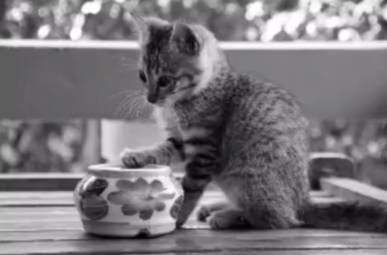
#> input picture cat.jpg, 387 x 255 px
$ jupyter execute 'l8直方图.ipynb'
#> lines starting #> are read from the running program, lines starting #| are printed output that depends on the picture
[cell 1]
import numpy as np
import matplotlib.pyplot as plt
import cv2 as cv

[cell 2]
cat = cv.imread("cat.jpg",0)
#> cat: shape (255, 387); min 0, max 255, mean 120.6

[cell 3]
plt.imshow(cat,cmap=plt.cm.gray)

# 直方图

[cell 4]
hist = cv.calcHist([cat],[0],None,[256],[0,256])
#> hist = 256 values, max 2394 at index 128, min 1 at index 1, mean 385.5

[cell 5]
plt.figure(figsize=(10,8))
plt.plot(hist)
plt.show()
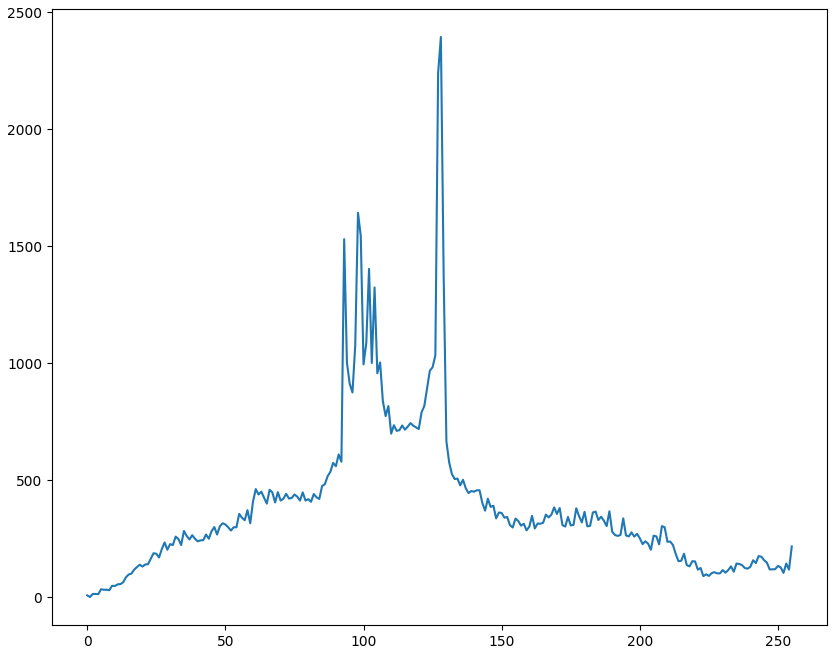
#> figure drawn by matplotlib, 1 panel; curve peaks at x = 128, y = 2394

[cell 6]
mask = np.zeros(cat.shape[:2],np.uint8)
mask[160:240,80:180] = 1

[cell 7]
plt.imshow(mask,cmap= plt.cm.gray)
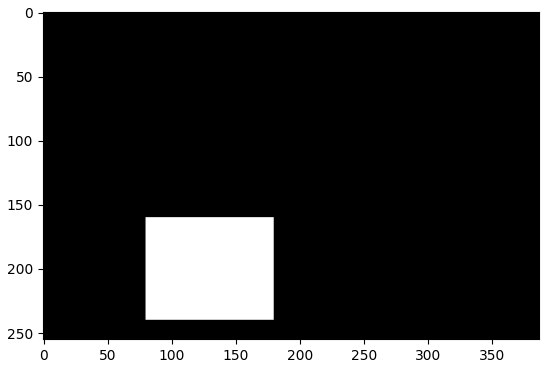
#> figure drawn by matplotlib, 1 panel

[cell 8]
mask_img = cv.bitwise_and(cat,cat,mask=mask)
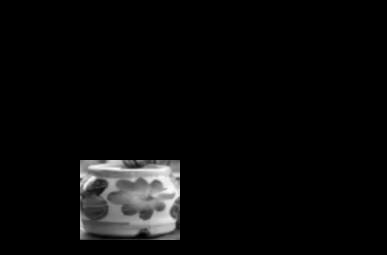
#> mask_img: shape (255, 387); min 0, max 252, mean 10

[cell 9]
plt.imshow(mask_img,cmap=plt.cm.gray)

[cell 10]
mask_hist = cv.calcHist([cat],[0],mask,[256],[0,256])
#> mask_hist = 256 values, max 70 at index 97, min 0 at index 253, mean 31.25

[cell 11]
plt.plot(mask_hist)
plt.show()
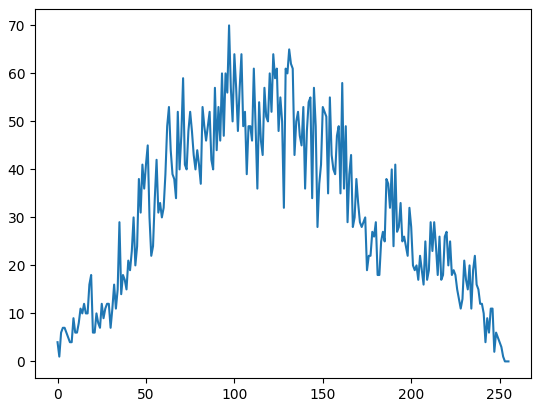
#> figure drawn by matplotlib, 1 panel; curve peaks at x = 97, y = 70

# 直方图均衡化

[cell 12]
dst = cv.equalizeHist(cat)
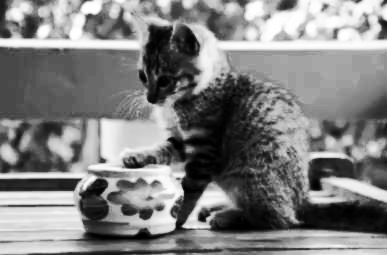
#> dst: shape (255, 387); min 0, max 255, mean 128.3

[cell 13]
plt.imshow(dst,cmap=plt.cm.gray)

# 自适应直方图均衡化

[cell 14]
cl = cv.createCLAHE(2.0,(8,8))

[cell 15]
clahe = cl.apply(cat)
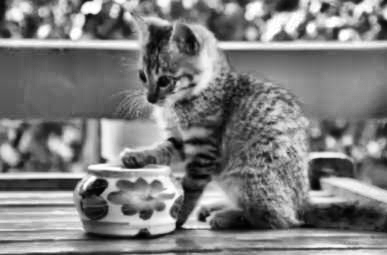
#> clahe: shape (255, 387); min 1, max 255, mean 126.3
